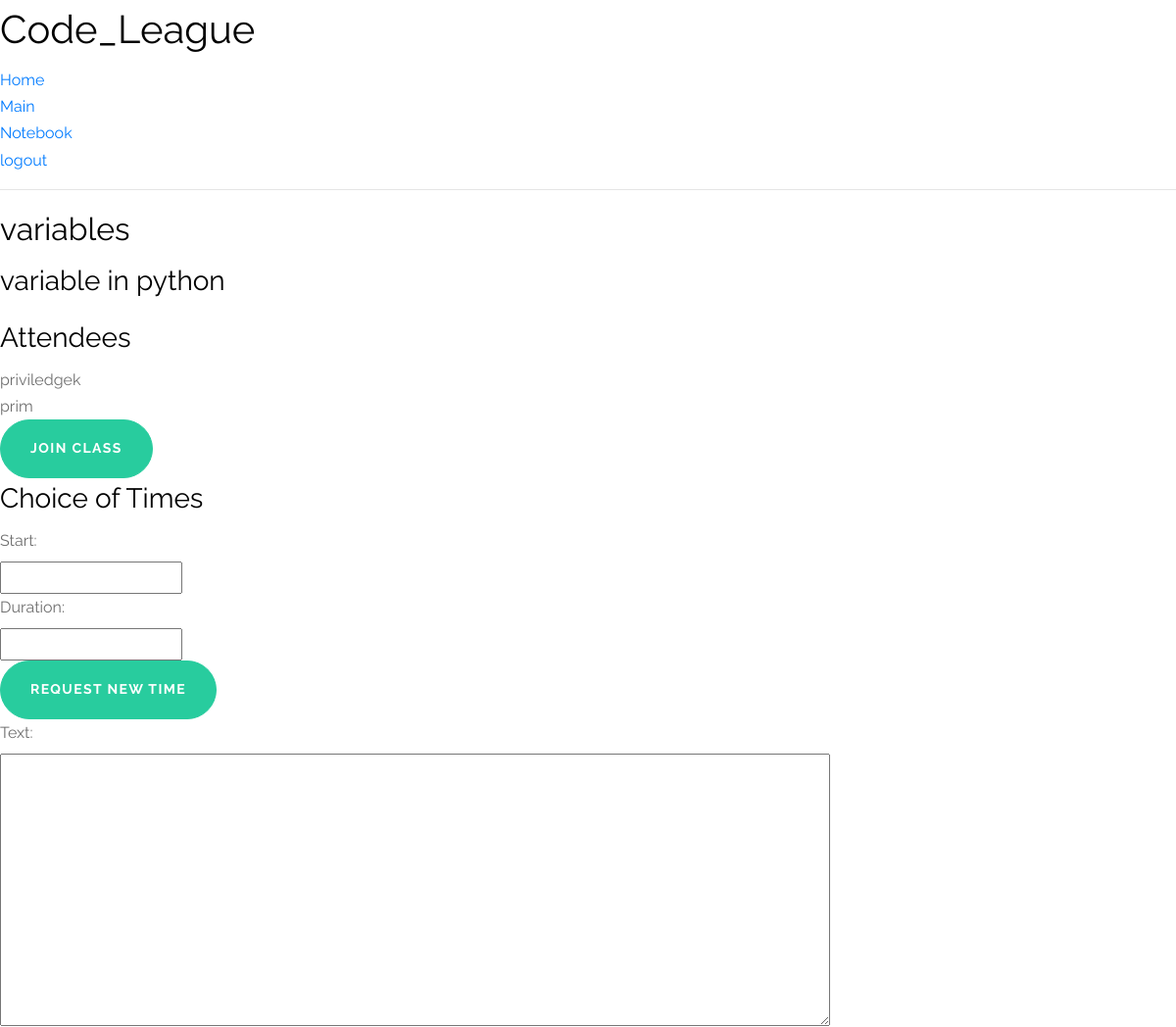
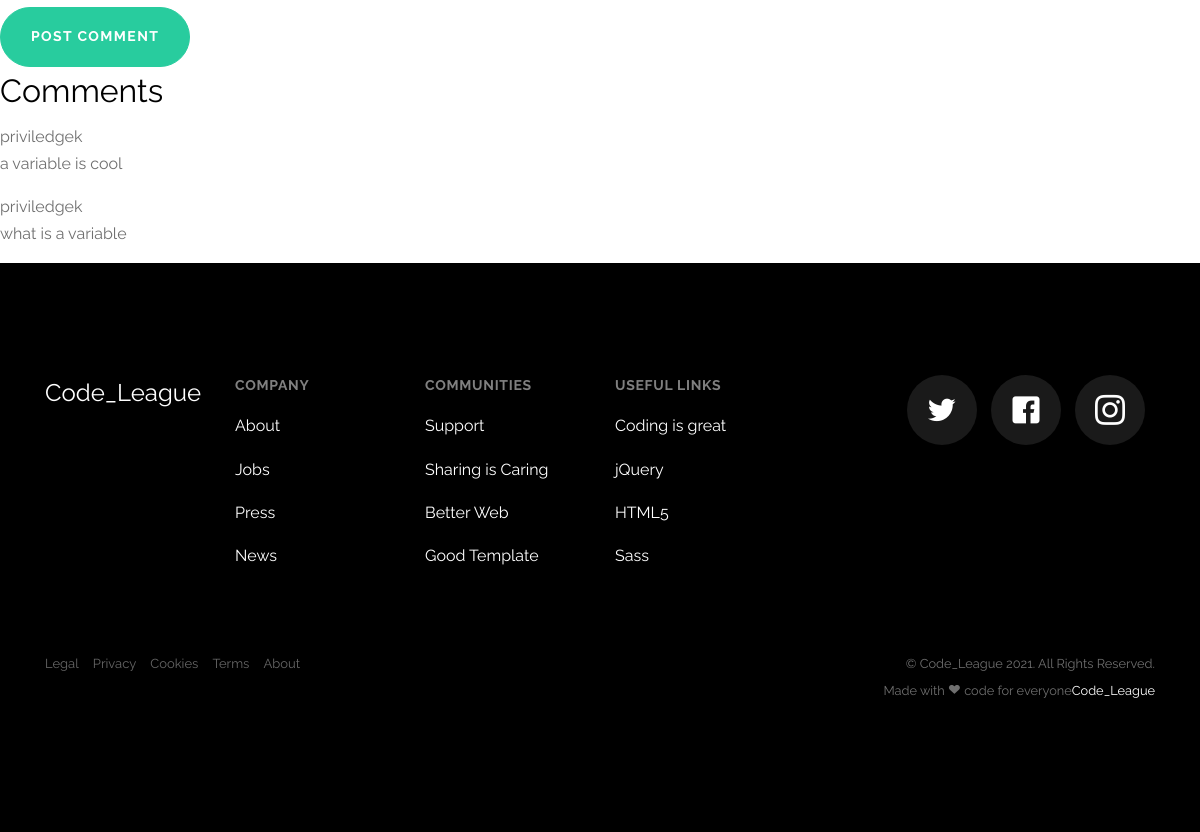
The page /home/3/3/ (signed in) on the database its author committed (2 pictures, top to bottom).
### myblogs/models.py (models this page shows)
class Classes(models.Model):
    name = models.CharField(max_length=240)
    description = models.CharField(max_length=5000)
    attendees = models.ManyToManyField(Profile)
    comments = models.ManyToManyField(Comment)
    times = models.ManyToManyField(TimeChoice)

class Profile(models.Model):
    user = models.OneToOneField(User, on_delete=models.CASCADE)
    level = models.CharField(max_length=30, default="None of the above")
    is_mentor = models.BooleanField(default=False)

class Comment(models.Model):
    time = models.DateTimeField(auto_now_add=True)
    text = models.CharField(max_length=1000)
    sender = models.ForeignKey(Profile, on_delete=models.CASCADE)

### myblogs/views.py (the view)
# urls.py: path('home/<int:group_id>/<int:class_id>/', views.ClassView, name='class'),
@login_required
def ClassView(request, group_id, class_id):
    aclass = Classes.objects.get(id=class_id)
    profile = Profile.objects.get(user=request.user)
    comments = aclass.comments.order_by('-id')
    choices = aclass.times.all()
    context = {'class': aclass,
               'choices': choices,
               'comments': comments,
               'time_choice_form': CreateTimeChoice(),
               'form': PostComment(),
               'profile': profile,
               'error': ''}
    if request.method == 'POST':
        if 'btnJoinClass' in request.POST:
            aclass.attendees.add(profile)
            aclass.save()
            return render(request, 'myblogs/class.html', context)
        elif 'btnVote' in request.POST:
            timechoice = TimeChoice.objects.get(id=int(request.POST.get('btnVote')))
            timechoice.votes += 1
            timechoice.save()
            return render(request, 'myblogs/class.html', context)
        elif 'btnCreateChoice' in request.POST:
            form = CreateTimeChoice(request.POST)
            if form.is_valid():
                start = form.cleaned_data.get('start')
                duration = form.cleaned_data.get('duration')
                choice = TimeChoice()
                choice.start = start
                choice.duration = duration
                choice.votes = 0
                choice.save()
                aclass.times.add(choice)
                aclass.save()
                return render(request, 'myblogs/class.html', context)
            else:
                context['error'] = 'Invalid information'
                return render(request, 'myblogs/class.html', context)
        elif 'btnPostComment' in request.POST:
            form = PostComment(request.POST)
            if form.is_valid():
                text = form.cleaned_data.get('text')
                sender = request.user
                profile = Profile.objects.get(user=sender)
                comment = Comment(text=text, sender=profile)
                comment.save()
                aclass = Classes.objects.get(id=class_id)
                aclass.comments.add(comment)
                aclass.save()
                return render(request, 'myblogs/class.html', context)
            else:
                context['error'] = 'Invalid information'
                return render(request, 'myblogs/class.html', context)
    else:
        return render(request, 'myblogs/class.html', context)

### myblogs/forms.py
class CreateTimeChoice(forms.ModelForm):
    start = forms.DateTimeField()
    duration = forms.IntegerField()
    class Meta:
        model = TimeChoice
        fields = ('start', 'duration')

class PostComment(forms.ModelForm):
    text = forms.CharField(max_length=240, widget=forms.Textarea(attrs={'cols': 100, 'rows': 10}))
    class Meta:
        model = Comment
        fields = ('text',)

### myblogs/templates/myblogs/class.html (shortened to what this page needs)
{% extends 'myblogs/base.html' %}
{% block content %}
  <h2>{{class.name}}</h2>
<h3>{{class.description}}</h3>
<h3>Attendees</h3>
{% for members in  class.attendees.all %}
<div>
    {{members.user}}
</div>
{% endfor %}
<form method="post">
    <button type="submit" class="btn btn-primary"  name="btnJoinClass">Join Class</button>
</form>
<h3>Choice of Times</h3>
<div>
  <form method="post">
    {% for field in time_choice_form %}
      <div>
        {{ field.label_tag }}<br>
        {{ field }}
      </div>
    {% endfor %}
    <button type="submit" class="btn btn-primary"  name="btnCreateChoice">Request new time</button>
  </form>
</div>
<div>
  <form method="post">
    {% for field in form %}
      <div>
        {{ field.label_tag }}<br>
        {{ field }}
      </div>
    {% endfor %}
    <button type="submit" class="btn btn-primary"  name="btnPostComment">Post Comment</button>
  </form>
</div>
<h2>Comments</h2>
{% for comment in comments %}
<p>
  {{comment.sender.user}}<br>
  {{comment.text}}<br>
</p>
{% endfor %}
{% endblock %}

### myblogs/static/myblog/css/style.css (style rules this page uses)
html { overflow-x: hidden; }
body { background: #fff; font-family: "Raleway", sans-serif; line-height: 1.7; color: #6f6f6f; }
h1, h2, h3, h4, h5 { line-height: 1.5; font-weight: normal; color: #000; }
.btn { border-radius: 40px; padding: 20px 30px; font-size: 14px; letter-spacing: .1em; text-transform: uppercase; font-weight: bold; cursor: pointer; }
.btn.btn-primary { background: #28CC9E; border-color: #28CC9E; color: #fff; }
textarea { height: inherit !important; }

### rows shown on the page
Classes: name "variables", description "variable in python"
Profile: user "priviledgek"
Profile: user "prim"
Comment: sender.user "priviledgek", text "a variable is cool"
Comment: sender.user "priviledgek", text "what is a variable"

### other values the page prints
{{ field.label_tag }} "Start:" "Duration:"
{{ field.label_tag }} "Text:"
